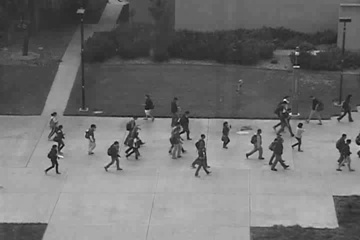
#> input picture VIBE-master/01/000.jpg, 360 x 240 px, found by its file name; its folder holds only this picture in this run
$ python example.py
#> lines starting #> are read from the running program, lines starting #| are printed output that depends on the picture
#> further down, image is the input picture: shape (240, 360); min 14, max 233, mean 113.3

import numpy as np
import os
import cv2

def initial_background(I_gray, N):

#> called with N = 20
    I_pad = np.pad(I_gray, 1, 'symmetric')
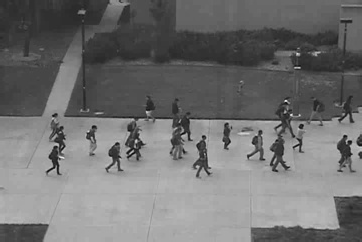
#> I_pad: shape (242, 362); min 14, max 233, mean 113.2
    height = I_pad.shape[0]
#> height = 242
    width = I_pad.shape[1]
#> width = 362
    samples = np.zeros((height,width,N))
    for i in range(1, height - 1):
        for j in range(1, width - 1):
            for n in range(N):
                x, y = 0, 0
                while(x == 0 and y == 0):
                    x = np.random.randint(-1, 1)
                    y = np.random.randint(-1, 1)
                ri = i + x
                rj = j + y
                samples[i, j, n] = I_pad[ri, rj]
    samples = samples[1:height-1, 1:width-1]
    return samples

def vibe_detection(I_gray, samples, _min, N, R):

#> called with samples = array of shape (240, 360, 20), _min = 2, N = 20, R = 20
    height = I_gray.shape[0]
#> height = 240
    width = I_gray.shape[1]
#> width = 360
    segMap = np.zeros((height, width)).astype(np.uint8)
    for i in range(height):
        for j in range(width):
            count, index, dist = 0, 0, 0
            while count < _min and index < N:
                dist = np.abs(I_gray[i,j] - samples[i,j,index])
                if dist < R:
                    count += 1
                index += 1
            if count >= _min:
                r = np.random.randint(0, N-1)
                if r == 0:
                    r = np.random.randint(0, N-1)
                    samples[i,j,r] = I_gray[i,j]
                r = np.random.randint(0, N-1)
                if r == 0:
                    x, y = 0, 0
                    while(x == 0 and y == 0):
                        x = np.random.randint(-1, 1)
                        y = np.random.randint(-1, 1)
                    r = np.random.randint(0, N-1)
                    ri = i + x
                    rj = j + y
                    try:
                        samples[ri, rj, r] = I_gray[i, j]
                    except:
                        pass
            else:
                segMap[i, j] = 255
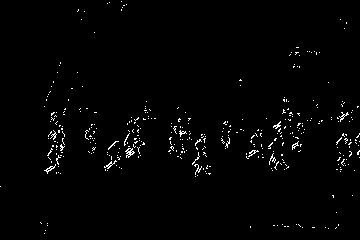
#> segMap: shape (240, 360); 1.5% white in thin lines or dots
#> after the loop, ri = 238; rj = 351; x = -1; y = 0
    return segMap, samples

rootDir = r'01'
image_file = os.path.join(rootDir, os.listdir(rootDir)[0])
image = cv2.imread(image_file, 0)

N = 20
R = 20
_min = 2
phai = 16

samples = initial_background(image, N)

for lists in os.listdir(rootDir):
    path = os.path.join(rootDir, lists)
    frame = cv2.imread(path)
    gray = cv2.cvtColor(frame, cv2.COLOR_BGR2GRAY)
    segMap, samples = vibe_detection(gray, samples, _min, N, R)
    cv2.imshow('segMap', segMap)
    if cv2.waitKey(1) and 0xff == ord('q'):
#> (key q is pressed here)
        break
cv2.destroyAllWindows()

$ run again, on VIBE-master/01/014.jpg
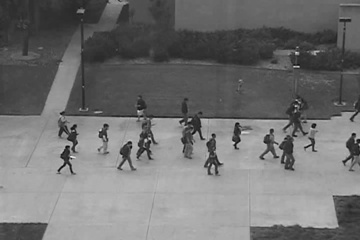
#> input picture VIBE-master/01/014.jpg, 360 x 240 px, found by its file name
#> image is the input picture: shape (240, 360); min 11, max 236, mean 113.7
#> in initial_background, `I_pad = np.pad(I_gray, 1, 'symmetric')`:
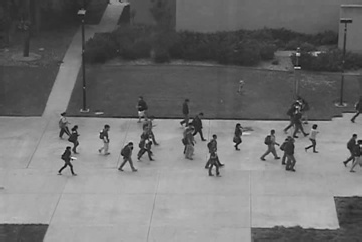
#> I_pad: shape (242, 362); min 11, max 236, mean 113.5
#> after the loop in vibe_detection, `for i in range(height):`:
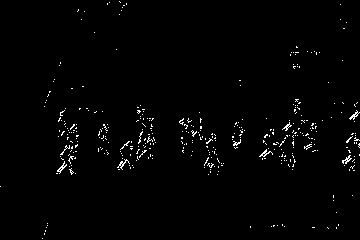
#> segMap: shape (240, 360); 1.4% white in thin lines or dots
#> after the loop in vibe_detection, `for i in range(height):`: ri = 238; rj = 324; x = -1; y = 0
